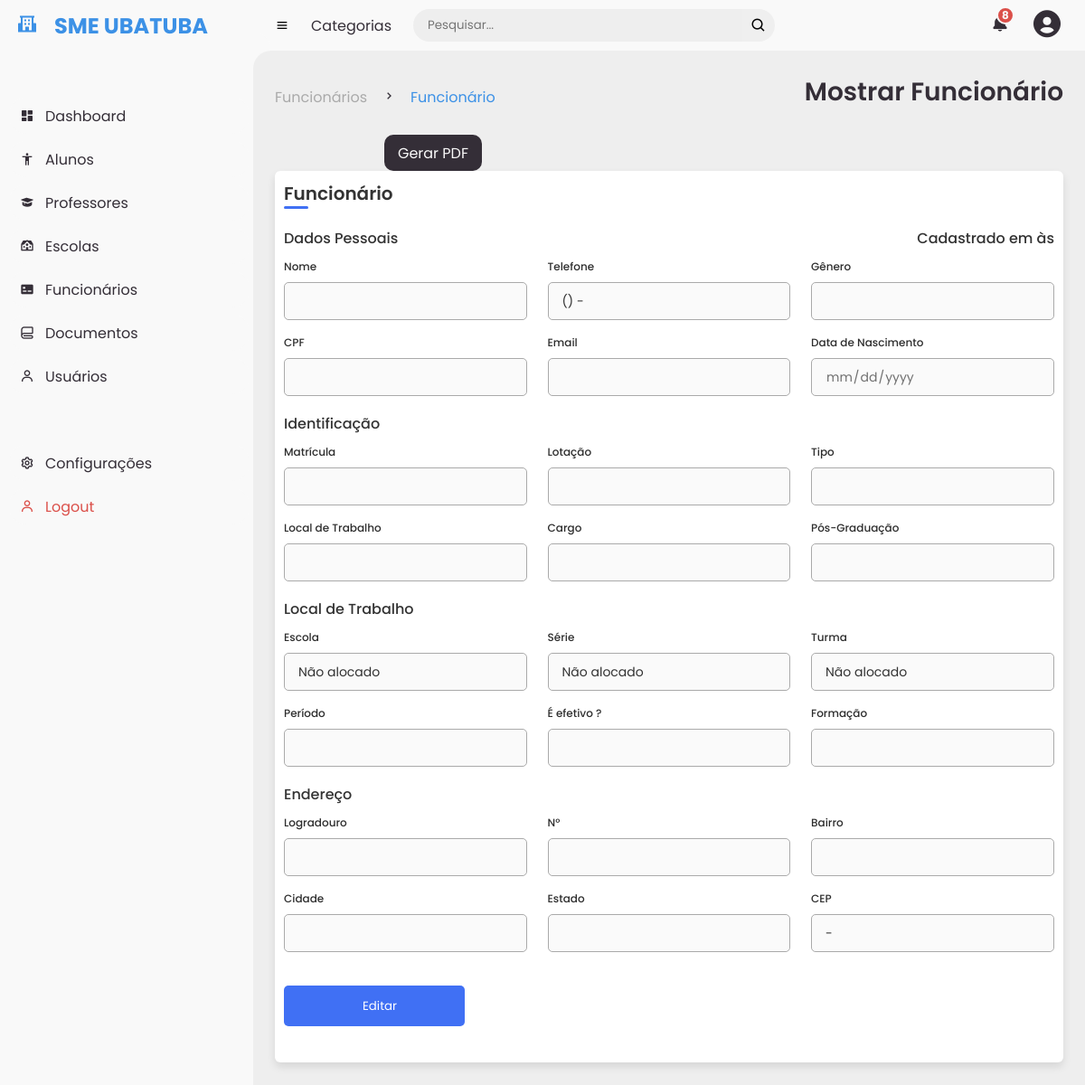
The page /user/funcionarios/funcionario/1 (signed in) on the database as committed earlier.
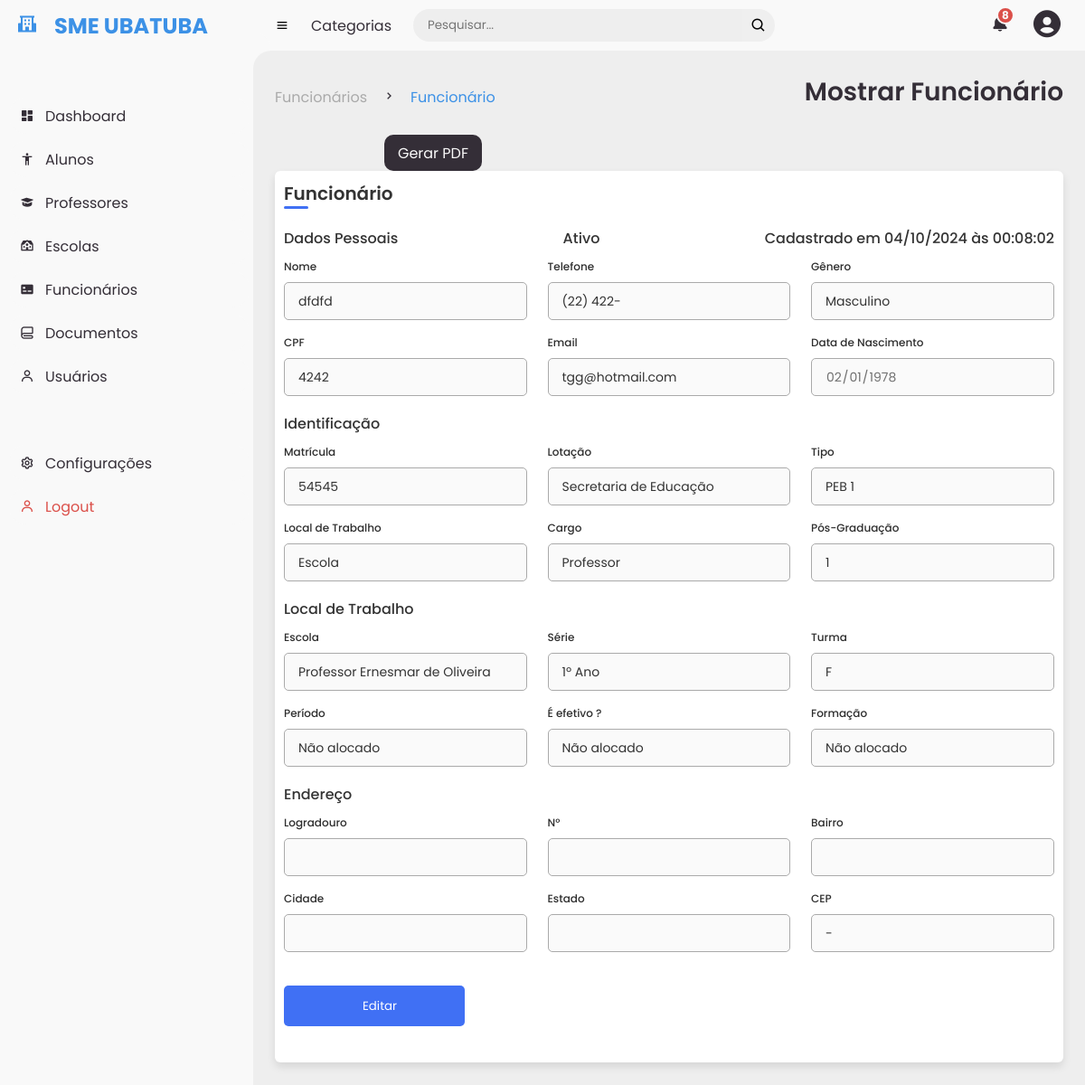
The same page on the database as committed later.
### app.py (models this page shows, shortened)
class Funcionarios(db.Model):
    id = db.Column(db.Integer, primary_key=True)
    nome = db.Column(db.String(100))
    telefone = db.Column(db.String(100))
    genero = db.Column(db.String(100))
    cpf = db.Column(db.String(100))
    email = db.Column(db.String(100))
    data_nascimento = db.Column(db.String(10))
    data = db.Column(db.String(10))  # Alterado para db.String
    hora = db.Column(db.String(8))  # Coluna para armazenar a hora
    matricula = db.Column(db.String(100))
    lotacao = db.Column(db.String(100))
    local_trabalho = db.Column(db.String(100))
    cargo = db.Column(db.String(100))
    efetivo = db.Column(db.String(100))
    formacao = db.Column(db.String(100))
    add1 = db.Column(db.String(100))
    add2 = db.Column(db.String(100))
    add3 = db.Column(db.String(100))
    periodo = db.Column(db.String(100))
    rua = db.Column(db.String(100))
    numero = db.Column(db.String(100))
    bairro = db.Column(db.String(100))
    cidade = db.Column(db.String(100))
    estado = db.Column(db.String(100))
    cep = db.Column(db.String(100))
    situacao = db.Column(db.String(100))

class Escola(db.Model):
    id = db.Column(db.Integer, primary_key=True)
    nome = db.Column(db.String(100))
    codigo = db.Column(db.String(100))
    categoria = db.Column(db.String(100))
    tipo = db.Column(db.String(100))
    telefone = db.Column(db.String(100))
    qnt_alunos = db.Column(db.Integer)  # Alteração aqui
    qnt_funcionarios = db.Column(db.Integer)  # Alteração aqui
    situacao = db.Column(db.String(100))
    data = db.Column(db.String(10))
    email = db.Column(db.String(100))
    rua = db.Column(db.String(100))
    numero = db.Column(db.String(100))
    bairro = db.Column(db.String(100))
    cidade = db.Column(db.String(100))
    estado = db.Column(db.String(100))
    cep = db.Column(db.String(100))
    alunos = db.relationship('Aluno', backref='escola', lazy=True)

class Serie(db.Model):
    id = db.Column(db.Integer, primary_key=True)
    nome = db.Column(db.String(100), nullable=False)
    escola_id = db.Column(db.Integer, db.ForeignKey('escola.id'), nullable=False)
    escola = db.relationship('Escola', backref=db.backref('series', lazy=True))

### app.py (the view)
@app.route("/user/funcionarios/funcionario/<int:funcionario_id>", methods=["GET"])
def mostrar_funcionario(funcionario_id):
    if "user_id" in session:
        funcionario = Funcionarios.query.get(funcionario_id)
        alocacao = AlocacaoFuncionario.query.filter_by(funcionario_id=funcionario_id).first()
        escola_nome = alocacao.escola.nome if alocacao and alocacao.escola else "Não alocado"
        serie_nome = alocacao.serie.nome if alocacao and alocacao.serie else "Não alocado"
        turma_nome = alocacao.turma.nome if alocacao and alocacao.turma else "Não alocado"
        return render_template(
            "mostrar_funcionario.html",
            funcionario=funcionario,
            escola_nome=escola_nome,
            serie_nome=serie_nome,
            turma_nome = turma_nome
        )
    else:
        flash("Você não está logado!")
        return redirect(url_for("login"))

### templates/mostrar_funcionario.html (shortened to what the changed rows need)
{% extends "base.html" %}
{% block main_title%}Mostrar Funcionário{% endblock %}
{% block content %}
    <head>
        <link rel="stylesheet" type="text/css" href="{{ url_for('static', filename='styles/editar_professor.css')}}">
    </head>
    <div class="container">
        <form form action="#" method="POST">
            <div class="form first">
                <div class="details personal">
                    <div class="menu_information">
                        <span class="title">Dados Pessoais</span>
                        <span class="title">{{funcionario.situacao}}</span>
                        <span class="title data-cadastro">Cadastrado em {{funcionario.data}} às {{funcionario.hora}}</span>
                    </div>
                    <div class="fields">
                        <div class="input-field">
                            <label>Nome</label>
                            <input type="text" name="professor_nome" value="{{ funcionario.nome }}" disabled>
                        </div>
                        <div class="input-field">
                            <label>Telefone</label>
                            <input id="inputPhoneForm" name="professor_telefone" type="tel" value="{{ funcionario.telefone }}" disabled>
                        </div>
                        <div class="input-field">
                            <label>Gênero</label>
                            <input type="text" name="professor_genero" value="{{ funcionario.genero }}" disabled>
                        </div>
                        <div class="input-field">
                            <label>CPF</label>
                            <input type="text" name="professor_cpf" value="{{ funcionario.cpf }}" disabled>
                        </div>
                        <div class="input-field">
                            <label>Email</label>
                            <input type="text" name="professor_email" value="{{ funcionario.email }}" disabled>
                        </div>
                        <div class="input-field">
                            <label>Data de Nascimento</label>
                            <input type="date" name="professor_nascimento" value="{{ funcionario.data_nascimento }}" disabled>
                        </div>
                    </div>
                </div>
                <div class="details ID">
                    <div class="fields">
                        <div class="input-field">
                            <label>Matrícula</label>
                            <input type="text" name="professor_matricula" value="{{ funcionario.matricula }}" disabled>
                        </div>
                        <div class="input-field">
                            <label>Lotação</label>
                            <input type="text" name="professor_lotacao" value="{{ funcionario.lotacao }}" disabled>
                        </div>
                        <div class="input-field">
                            <label>Tipo</label>
                            <input type="text" name="professor_tipo" value="{{ funcionario.add1 }}" disabled>
                        </div>
                        <div class="input-field">
                            <label>Local de Trabalho</label>
                            <input type="text" name="professor_local_trabalho" value="{{ funcionario.local_trabalho }}" disabled>
                        </div>
                        <div class="input-field">
                            <label>Cargo</label>
                            <input type="text" name="professor_cargo" value="{{ funcionario.cargo }}" disabled>
                        </div>
                        <div class="input-field">
                            <label>Pós-Graduação</label>
                            <input type="text" name="professor_pos" value="{{ funcionario.add3 }}" disabled>
                        </div>
                    </div>
                <div class="details ID">
                    <div class="fields">
                        <div class="input-field">
                            <label for="inputEscolaForm">Escola</label>
                            <input type="text" name="professor_escola" value="{{ escola_nome }}" disabled>
                        </div>
                        <div class="input-field">
                            <label for="inputSerieForm">Série</label>
                            <input type="text" name="professor_serie" value="{{ serie_nome }}" disabled>
                        </div>
                        <div class="input-field">
                            <label>Turma</label>
                            <input type="text" name="professor_turma" value="{{ turma_nome }}" disabled>
                        </div>
                        <div class="input-field">
                            <label for="inputPeriodoForm">Período</label>
                            <input type="text" name="professor_periodo" value="{{ funcionario.periodo }}" disabled>
                        </div>
                        <div class="input-field">
                            <label>É efetivo ?</label>
                            <input type="text" name="professor_efetivo" value="{{ funcionario.efetivo }}" disabled>
                        </div>
                        <div class="input-field">
                            <label>Formação</label>
                            <input type="text" name="professor_formacao" value="{{ funcionario.formacao }}" disabled>
                        </div>
                    </div>
                    <div class="details ID">
                        <div class="fields">
                            <div class="input-field">
                                <label>CEP</label>
                                <input id="inputCEPForm" name="professor_cep" type="text" value="{{ funcionario.cep }}" disabled>
                            </div>
                        </div>
                    </div>
                </div>
            </div>
        </form>
    </div>
{% endblock %}

Rows that differ between the two databases and show on the page:
added Funcionarios: situacao "Ativo", data "04/10/2024", hora "00:08:02", professor_nome "dfdfd", professor_telefone "(22) 422-", professor_genero "Masculino", professor_cpf "4242", professor_email "tgg@hotmail.com", professor_nascimento "02/01/1978", professor_matricula "54545", professor_lotacao "Secretaria de Educação", professor_tipo "PEB 1", professor_local_trabalho "Escola", professor_cargo "Professor", professor_pos "1", professor_periodo "Não alocado", professor_efetivo "Não alocado", professor_formacao "Não alocado", professor_cep "-"
now on this page (row edited): Escola: professor_escola "Professor Ernesmar de Oliveira"
now on this page (row unchanged): Serie: professor_serie "1º Ano"
Other text that changed with them:
form field professor_turma: "Não alocado" → "F"
form field professor_telefone: "() -" → (not shown)
form field professor_escola: "Não alocado" → (not shown)
form field professor_serie: "Não alocado" → (not shown)
form field professor_cep: "-" → (not shown)
